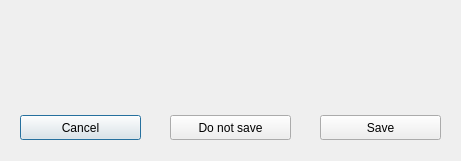
<?xml version="1.0" encoding="UTF-8"?>
<ui version="4.0">
 <class>Dialog_saveFile</class>
 <widget class="QDialog" name="Dialog_saveFile">
  <property name="geometry">
   <rect>
    <x>0</x>
    <y>0</y>
    <width>461</width>
    <height>161</height>
   </rect>
  </property>
  <property name="sizePolicy">
   <sizepolicy hsizetype="Fixed" vsizetype="Fixed">
    <horstretch>0</horstretch>
    <verstretch>0</verstretch>
   </sizepolicy>
  </property>
  <property name="minimumSize">
   <size>
    <width>461</width>
    <height>161</height>
   </size>
  </property>
  <property name="maximumSize">
   <size>
    <width>461</width>
    <height>161</height>
   </size>
  </property>
  <property name="windowTitle">
   <string>Dialog</string>
  </property>
  <widget class="QPushButton" name="pushButton_cancel">
   <property name="geometry">
    <rect>
     <x>20</x>
     <y>115</y>
     <width>121</width>
     <height>25</height>
    </rect>
   </property>
   <property name="text">
    <string>Cancel</string>
   </property>
  </widget>
  <widget class="QPushButton" name="pushButton_doNotSave">
   <property name="geometry">
    <rect>
     <x>170</x>
     <y>115</y>
     <width>121</width>
     <height>25</height>
    </rect>
   </property>
   <property name="text">
    <string>Do not save</string>
   </property>
  </widget>
  <widget class="QPushButton" name="pushButton_save">
   <property name="geometry">
    <rect>
     <x>320</x>
     <y>115</y>
     <width>121</width>
     <height>25</height>
    </rect>
   </property>
   <property name="text">
    <string>Save</string>
   </property>
  </widget>
  <widget class="QLabel" name="label_aboutFilename">
   <property name="geometry">
    <rect>
     <x>20</x>
     <y>20</y>
     <width>421</width>
     <height>20</height>
    </rect>
   </property>
   <property name="text">
    <string>&lt;about filename&gt;</string>
   </property>
   <property name="alignment">
    <set>Qt::AlignCenter</set>
   </property>
  </widget>
  <widget class="QLabel" name="label_question">
   <property name="geometry">
    <rect>
     <x>20</x>
     <y>65</y>
     <width>421</width>
     <height>20</height>
    </rect>
   </property>
   <property name="text">
    <string>&lt;question&gt;</string>
   </property>
   <property name="alignment">
    <set>Qt::AlignCenter</set>
   </property>
  </widget>
 </widget>
 <resources/>
 <connections/>
</ui>
